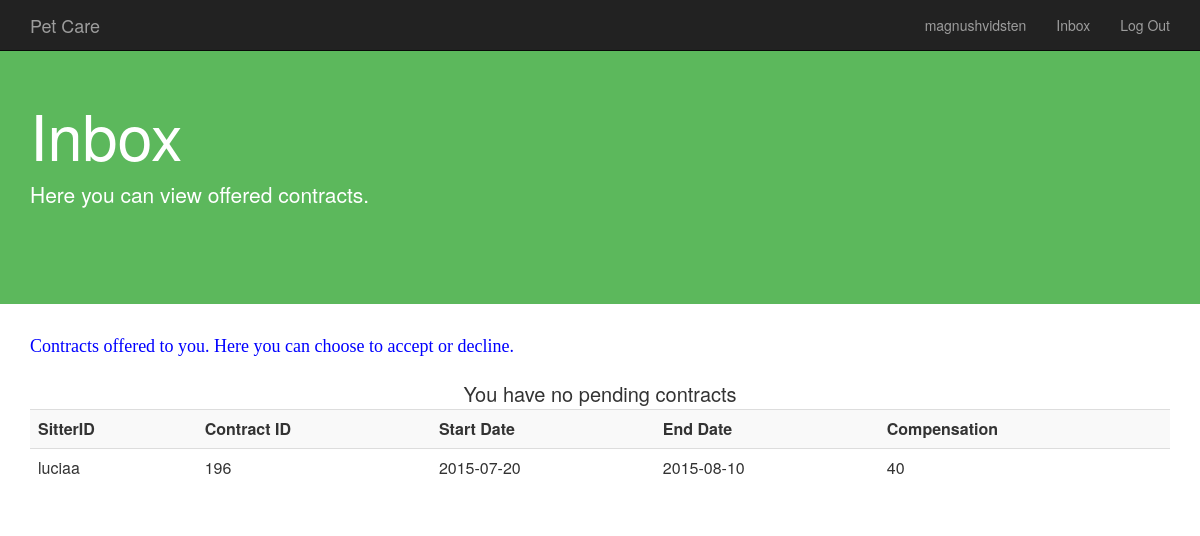
Page /user/inbox.php (signed in) on the committed database.
### tables this page shows
CREATE TABLE ContractToSitter
(OwnerID       	Char(20),
 AvailabilityID INTEGER,
 SitterID		Char(20),
 StartDate  	DATE,
 EndDate 		DATE,
 Compensation 	REAL,
 Status 		BOOL,
 primary key(OwnerID,AvailabilityID,SitterID),
 foreign key(OwnerID) references User(UserID),
 foreign key(SitterID, AvailabilityID) references SitterAvailability(SitterID,AvailabilityID));

### user/inbox.php (the view, shortened to what this page needs)
<?php
	function CreateSitteeContractTable() {
		try{
			$userID = $_COOKIE['userID'];
			$db = new PDO("mysql:host=localhost;dbname=fantastic304;port=3306","root");
			$sql = "SELECT SitterID, AvailabilityID, StartDate, EndDate, Compensation
					FROM contracttositter c
					WHERE '$userID' = c.OwnerID and c.Status = 0";
			echo '<table class="table table-striped">';
			echo '<th>';
			echo "SitterID";
			echo '</th>';
			echo '<th>';
			echo "Contract ID";
			echo '</th>';
			echo '<th>';
			echo "Start Date";
			echo '</th>';
			echo '<th>';
			echo "End Date";
			echo '</th>';
			echo '<th>';
			echo "Compensation";
			echo '</th>';
			foreach($db->query($sql) as $row){
				echo '<tr>';
				echo '<td>';
				echo $row['SitterID'];
				echo '</td>';
				echo '<td>';
				echo $row['AvailabilityID'];
				echo '</td>';
				echo '<td>';
				echo $row['StartDate'];
				echo '</td>';
				echo '<td>';
				echo $row['EndDate'];
				echo '</td>';
				echo '<td>';
				echo $row['Compensation'];
				echo '</td>';
				echo '</tr>';
			}
			echo '</table>';
		} catch(Exception $e){
		echo "Could not connect to the database";
		exit;
		}
	}
	function CreateSitterContractTable() {
		try{
			$userID = $_COOKIE['userID'];
			$db = new PDO("mysql:host=localhost;dbname=fantastic304;port=3306","root");
			$sql = "SELECT OwnerID, RequestID, StartDate, EndDate, Compensation
					FROM contracttoowner c
					WHERE '$userID' = c.SitterID and c.Status = 0";
			$row = $db->query($sql);
			if($row->rowCount() < 1) {
				echo "<br></br>";
				echo "<p align='center' style='font-size:20'>You have no pending contracts";
				return;
			}
		} catch(Exception $e){
		echo "Could not connect to the database";
		exit;
		}
	}
?>
<head>
	<link rel="stylesheet" href="../bootstrap.min.css">
</head>
<body>
	<?php include '../include/header.php' ?>
	<div style="padding: 80px 0; background-color:5cb85c; !important" class="jumbotron">
  		<div class="container">
  			<h1 style="color:white">Inbox</h1>
  			<p style="color:white">
  					Here you can view offered contracts.
  			</p>
  		</div>
	</div>
	<div class="container">
		<font size="4"face="verdana" color="blue">Contracts offered to you. Here you can choose to accept or decline.</font>
		<?php CreateSitterContractTable();?>
		<?php CreateSitteeContractTable();?>
	</div>
</body>

### rows in the picture
contracttositter: SitterID "luciaa", AvailabilityID "196", StartDate "2015-07-20", EndDate "2015-08-10", Compensation "40"

### other values in the picture
$_COOKIE['userID'] "magnushvidsten"
